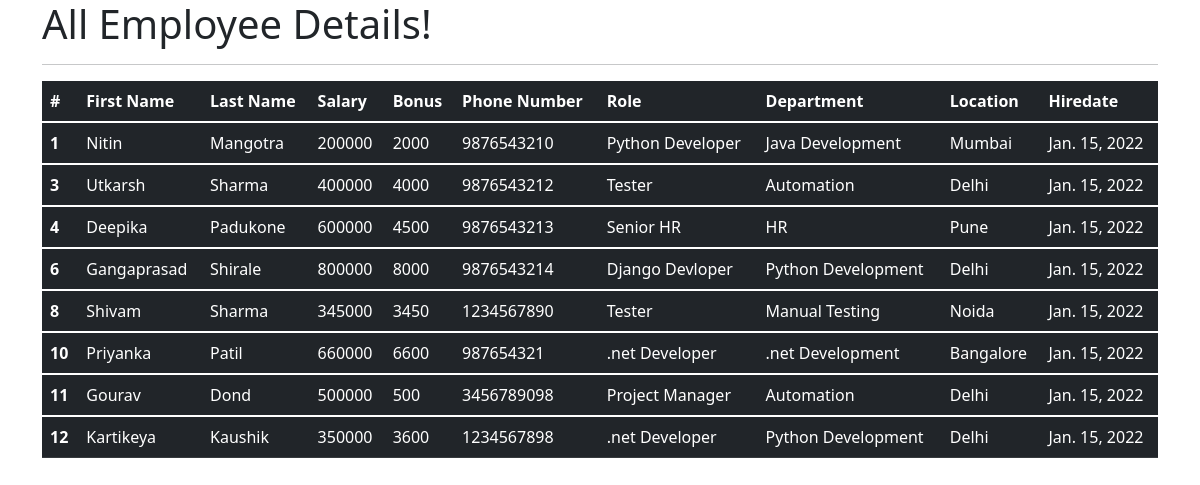
The app's page /all_emp with its own data.
### emp_app/models.py (models this page shows, shortened)
class Employee(models.Model):
    first_name = models.CharField(max_length=100, null=False)
    last_name = models.CharField(max_length=100)
    dept = models.ForeignKey(Department, on_delete=models.CASCADE)
    salary = models.IntegerField(default=0)
    bonus = models.IntegerField(default=0)
    role = models.ForeignKey(Role, on_delete=models.CASCADE)
    phone = models.IntegerField(default=0)
    hire_date = models.DateField()
    def __str__(self):
        return "%s %s %s" %(self.first_name, self.last_name, self.phone)

class Role(models.Model):
    name = models.CharField(max_length=100, null=False)

class Department(models.Model):
    name = models.CharField(max_length=100,null=False)
    location = models.CharField(max_length=100)

### emp_app/views.py (the view)
# urls.py: path('all_emp', views.all_emp, name='all_emp'),
def all_emp(request):
    emps = Employee.objects.all()
    context = {
        'emps': emps
    }
    print(context)
    return render(request, 'view_all_emp.html', context)

### emp_app/templates/view_all_emp.html (shortened to what this page needs)
<!DOCTYPE html>
<html lang="en">
<head>
  <link href="https://cdn.jsdelivr.net/npm/bootstrap@5.1.3/dist/css/bootstrap.min.css" rel="stylesheet">
</head>
  <body>
  <div class="container">
          <h1>All Employee Details!</h1>
      <hr>
     <table class="table table-dark">
  <thead>
    <tr>
      <th scope="col">#</th>
      <th scope="col">First Name</th>
      <th scope="col">Last Name</th>
      <th scope="col">Salary</th>
      <th scope="col">Bonus</th>
      <th scope="col">Phone Number</th>
      <th scope="col">Role</th>
      <th scope="col">Department</th>
      <th scope="col">Location</th>
      <th scope="col">Hiredate</th>
    </tr>
  </thead>
         {% for emp in emps %}
  <tbody>
    <tr>
      <th scope="row">{{emp.id}}</th>
      <td>{{emp.first_name}}</td>
      <td>{{emp.last_name}}</td>
      <td>{{emp.salary}}</td>
      <td>{{emp.bonus}}</td>
      <td>{{emp.phone}}</td>
      <td>{{emp.role.name}}</td>
      <td>{{emp.dept.name}}</td>
      <td>{{emp.dept.location}}</td>
      <td>{{emp.hire_date}}</td>
    </tr>
  </tbody>
         {% endfor %}
</table>
  </div>
  </body>
</html>

### records on screen
Employee: id "1", first_name "Nitin", last_name "Mangotra", salary "200000", bonus "2000", phone "9876543210", role.name "Python Developer", dept.name "Java Development", dept.location "Mumbai", hire_date "Jan. 15, 2022"
Employee: id "3", first_name "Utkarsh", last_name "Sharma", salary "400000", bonus "4000", phone "9876543212", role.name "Tester", dept.name "Automation", dept.location "Delhi", hire_date "Jan. 15, 2022"
Employee: id "4", first_name "Deepika", last_name "Padukone", salary "600000", bonus "4500", phone "9876543213", role.name "Senior HR", dept.name "HR", dept.location "Pune", hire_date "Jan. 15, 2022"
Employee: id "6", first_name "Gangaprasad", last_name "Shirale", salary "800000", bonus "8000", phone "9876543214", role.name "Django Devloper", dept.name "Python Development", dept.location "Delhi", hire_date "Jan. 15, 2022"
Employee: id "8", first_name "Shivam", last_name "Sharma", salary "345000", bonus "3450", phone "1234567890", role.name "Tester", dept.name "Manual Testing", dept.location "Noida", hire_date "Jan. 15, 2022"
Employee: id "10", first_name "Priyanka", last_name "Patil", salary "660000", bonus "6600", phone "987654321", role.name ".net Developer", dept.name ".net Development", dept.location "Bangalore", hire_date "Jan. 15, 2022"
Employee: id "11", first_name "Gourav", last_name "Dond", salary "500000", bonus "500", phone "3456789098", role.name "Project Manager", dept.name "Automation", dept.location "Delhi", hire_date "Jan. 15, 2022"
Employee: id "12", first_name "Kartikeya", last_name "Kaushik", salary "350000", bonus "3600", phone "1234567898", role.name ".net Developer", dept.name "Python Development", dept.location "Delhi", hire_date "Jan. 15, 2022"
